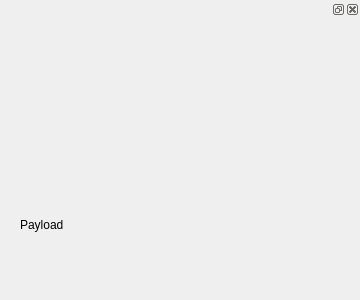
<?xml version="1.0" encoding="UTF-8"?>
<ui version="4.0">
 <class>tlSVGFeature</class>
 <widget class="QDialog" name="tlSVGFeature">
  <property name="geometry">
   <rect>
    <x>0</x>
    <y>0</y>
    <width>360</width>
    <height>300</height>
   </rect>
  </property>
  <property name="sizePolicy">
   <sizepolicy hsizetype="Preferred" vsizetype="Preferred">
    <horstretch>0</horstretch>
    <verstretch>0</verstretch>
   </sizepolicy>
  </property>
  <property name="maximumSize">
   <size>
    <width>360</width>
    <height>300</height>
   </size>
  </property>
  <property name="windowTitle">
   <string>View Feature</string>
  </property>
  <property name="toolTip">
   <string>&lt;html&gt;&lt;head/&gt;&lt;body&gt;&lt;p&gt;Add Feature&lt;/p&gt;&lt;p&gt;&lt;br/&gt;&lt;/p&gt;&lt;/body&gt;&lt;/html&gt;</string>
  </property>
  <property name="text" stdset="0">
   <string>Edit Feature</string>
  </property>
  <widget class="QDockWidget" name="dockWidget">
   <property name="enabled">
    <bool>true</bool>
   </property>
   <property name="geometry">
    <rect>
     <x>0</x>
     <y>0</y>
     <width>360</width>
     <height>300</height>
    </rect>
   </property>
   <property name="minimumSize">
    <size>
     <width>360</width>
     <height>300</height>
    </size>
   </property>
   <widget class="QWidget" name="dockWidgetContents">
    <widget class="QLabel" name="payload">
     <property name="geometry">
      <rect>
       <x>20</x>
       <y>150</y>
       <width>331</width>
       <height>111</height>
      </rect>
     </property>
     <property name="toolTip">
      <string>Hide from layer - payload values will only be visible via Features under the Broker (double click on a broker within the legend)</string>
     </property>
     <property name="text">
      <string>Payload</string>
     </property>
    </widget>
    <widget class="QLabel" name="symbol">
     <property name="geometry">
      <rect>
       <x>20</x>
       <y>10</y>
       <width>128</width>
       <height>128</height>
      </rect>
     </property>
     <property name="minimumSize">
      <size>
       <width>128</width>
       <height>128</height>
      </size>
     </property>
     <property name="maximumSize">
      <size>
       <width>128</width>
       <height>128</height>
      </size>
     </property>
     <property name="toolTip">
      <string>&lt;html&gt;&lt;head/&gt;&lt;body&gt;&lt;p&gt;Hide from layer - payload values will only be visible via Features under the Broker (double click on a broker within the legend)&lt;/p&gt;&lt;/body&gt;&lt;/html&gt;</string>
     </property>
     <property name="text">
      <string/>
     </property>
    </widget>
   </widget>
  </widget>
 </widget>
 <resources/>
 <connections/>
</ui>
